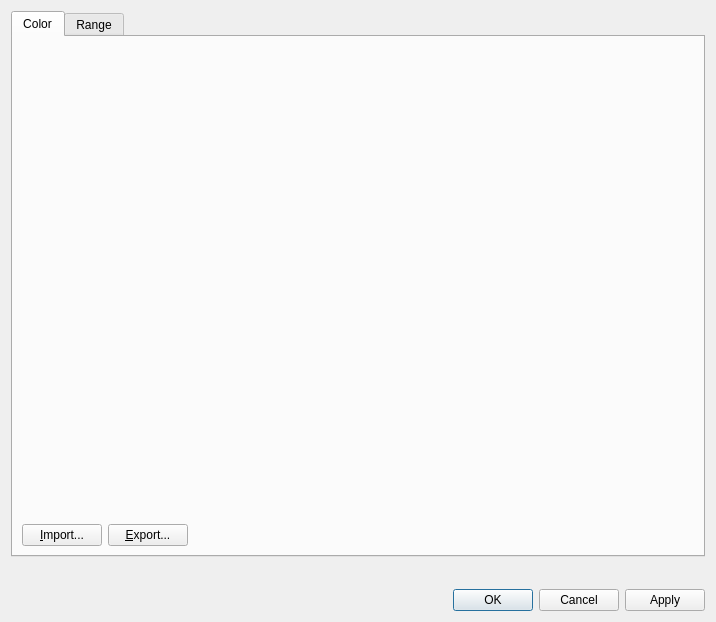
<?xml version="1.0" encoding="UTF-8"?>
<ui version="4.0">
 <class>Post2dWindowNodeScalarGroupDataItem_PropertyDialog</class>
 <widget class="QDialog" name="Post2dWindowNodeScalarGroupDataItem_PropertyDialog">
  <property name="geometry">
   <rect>
    <x>0</x>
    <y>0</y>
    <width>716</width>
    <height>622</height>
   </rect>
  </property>
  <property name="windowTitle">
   <string>Dialog</string>
  </property>
  <layout class="QVBoxLayout" name="verticalLayout_3">
   <item>
    <widget class="QTabWidget" name="tabWidget">
     <property name="currentIndex">
      <number>0</number>
     </property>
     <widget class="QWidget" name="colorTab">
      <attribute name="title">
       <string>Color</string>
      </attribute>
      <layout class="QVBoxLayout" name="verticalLayout" stretch="1,0">
       <item>
        <widget class="ColorMapSettingEditWidget" name="colorMapWidget" native="true"/>
       </item>
       <item>
        <layout class="QHBoxLayout" name="horizontalLayout_8">
         <item>
          <widget class="QPushButton" name="importButton">
           <property name="text">
            <string>&amp;Import...</string>
           </property>
          </widget>
         </item>
         <item>
          <widget class="QPushButton" name="exportButton">
           <property name="text">
            <string>&amp;Export...</string>
           </property>
          </widget>
         </item>
         <item>
          <spacer name="horizontalSpacer_8">
           <property name="orientation">
            <enum>Qt::Horizontal</enum>
           </property>
           <property name="sizeHint" stdset="0">
            <size>
             <width>40</width>
             <height>20</height>
            </size>
           </property>
          </spacer>
         </item>
        </layout>
       </item>
      </layout>
     </widget>
     <widget class="QWidget" name="rangeTab">
      <attribute name="title">
       <string>Range</string>
      </attribute>
      <layout class="QVBoxLayout" name="verticalLayout_2">
       <item>
        <layout class="QHBoxLayout" name="horizontalLayout">
         <item>
          <widget class="Region2dSettingEditWidget" name="rangeWidget" native="true"/>
         </item>
         <item>
          <spacer name="horizontalSpacer">
           <property name="orientation">
            <enum>Qt::Horizontal</enum>
           </property>
           <property name="sizeHint" stdset="0">
            <size>
             <width>40</width>
             <height>20</height>
            </size>
           </property>
          </spacer>
         </item>
        </layout>
       </item>
       <item>
        <spacer name="verticalSpacer">
         <property name="orientation">
          <enum>Qt::Vertical</enum>
         </property>
         <property name="sizeHint" stdset="0">
          <size>
           <width>20</width>
           <height>467</height>
          </size>
         </property>
        </spacer>
       </item>
      </layout>
     </widget>
    </widget>
   </item>
   <item>
    <layout class="QHBoxLayout" name="horizontalLayout_2" stretch="0,1">
     <item>
      <widget class="TransparencyWidget" name="opacityWidget" native="true"/>
     </item>
     <item>
      <spacer name="horizontalSpacer_2">
       <property name="orientation">
        <enum>Qt::Horizontal</enum>
       </property>
       <property name="sizeHint" stdset="0">
        <size>
         <width>40</width>
         <height>20</height>
        </size>
       </property>
      </spacer>
     </item>
    </layout>
   </item>
   <item>
    <widget class="QDialogButtonBox" name="buttonBox">
     <property name="orientation">
      <enum>Qt::Horizontal</enum>
     </property>
     <property name="standardButtons">
      <set>QDialogButtonBox::Apply|QDialogButtonBox::Cancel|QDialogButtonBox::Ok</set>
     </property>
    </widget>
   </item>
  </layout>
 </widget>
 <customwidgets>
  <customwidget>
   <class>TransparencyWidget</class>
   <extends>QWidget</extends>
   <header>guibase/widget/transparencywidget.h</header>
   <container>1</container>
  </customwidget>
  <customwidget>
   <class>ColorMapSettingEditWidget</class>
   <extends>QWidget</extends>
   <header>guicore/scalarstocolors/colormapsettingeditwidget.h</header>
   <container>1</container>
  </customwidget>
  <customwidget>
   <class>Region2dSettingEditWidget</class>
   <extends>QWidget</extends>
   <header>guicore/region/region2dsettingeditwidget.h</header>
   <container>1</container>
  </customwidget>
 </customwidgets>
 <resources/>
 <connections>
  <connection>
   <sender>buttonBox</sender>
   <signal>accepted()</signal>
   <receiver>Post2dWindowNodeScalarGroupDataItem_PropertyDialog</receiver>
   <slot>accept()</slot>
   <hints>
    <hint type="sourcelabel">
     <x>538</x>
     <y>714</y>
    </hint>
    <hint type="destinationlabel">
     <x>157</x>
     <y>274</y>
    </hint>
   </hints>
  </connection>
  <connection>
   <sender>buttonBox</sender>
   <signal>rejected()</signal>
   <receiver>Post2dWindowNodeScalarGroupDataItem_PropertyDialog</receiver>
   <slot>reject()</slot>
   <hints>
    <hint type="sourcelabel">
     <x>606</x>
     <y>720</y>
    </hint>
    <hint type="destinationlabel">
     <x>286</x>
     <y>274</y>
    </hint>
   </hints>
  </connection>
 </connections>
</ui>
